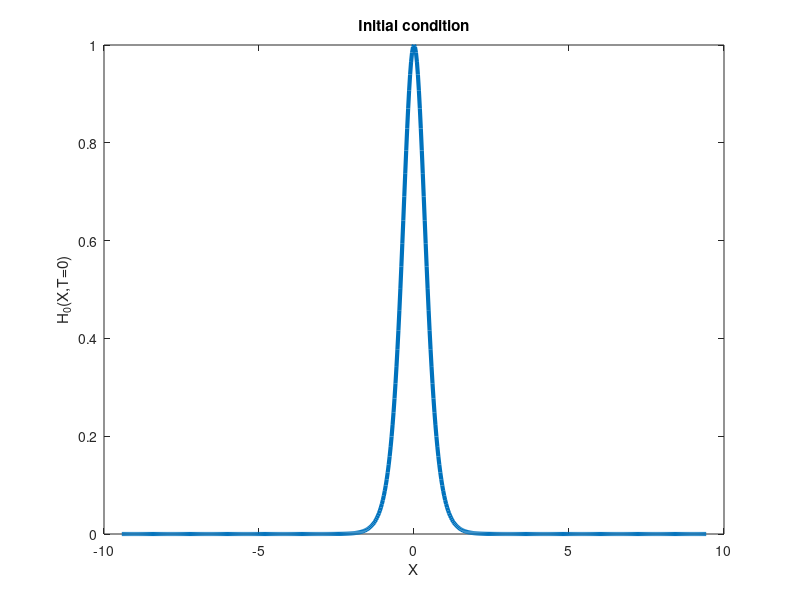

Recreate this plot in MATLAB. (Note: this script raises an error after producing the figure.)
clear all
close all
%main file
global dx Bo grav
%%%%%%mesh%%%%%%%%
L=6*pi;%st?rrelsen p? domenet
n=600+1;%gridpunkt
dx=L/(n-1);%gridst?rrelse
x=-L/2:dx:L/2;%x-koordinat
%%%%%%%%%%%%%%%

%%%%parameters%%%%
%%%%%%%%%%%%%%%%%%%
Bo=1.0E19;%Bond tall
grav=1.0;%retningen p? gravitasjonskraften
%%%%%%%%%%%%%%%%%%
h0=(1-(tanh(2*(x-0*3*pi)).^2))+0.0;

figure(1919)
set(gca,'Fontname','Times New Roman','FontSize',30)
plot(x,h0,'LineWidth',3)
xlabel('X')
ylabel('H_0(X,T=0)')
title('Initial condition')

q=sum(h0)*dx;
options = odeset('RelTol',1e-6,'AbsTol',1e-6,'InitialStep', 1.0e-4);
[t,H] = ode45(@currentrhs,[0:500:8E4],h0,options);
%tids integrator + numerisk diskretisering av ligningen 
%t=tid, H=H(X,t)=overflaten   

    for i=2:length(H(:,1))
        set(gca,'Fontname','Times New Roman','FontSize',30)
        ti = t(i);
        T = ti/((3*L^2*1)/(grav*1*max(h0)^3));
        plot(x/(T.^(1/5)),H(i,:)/(T^((-1/5))),'LineWidth',3)
        hold on
        xlabel('X/Xn(T)')
        ylabel('H(X,T)/Ht(T)')
        title('Plot av skalering')
        axis([-3*pi 3*pi 0 0.2])
        pause(0.1)
    end
  
h = zeros(1,161);
    for i = 1:161;
        h(i) = max(H(i,:));
    end
figure()
loglog(t.^(-1/5))
hold on
loglog(h)
title('Plott av Ht(T) og T^(-1/5)')
legend('Ht(T)','T^[-1/5]')